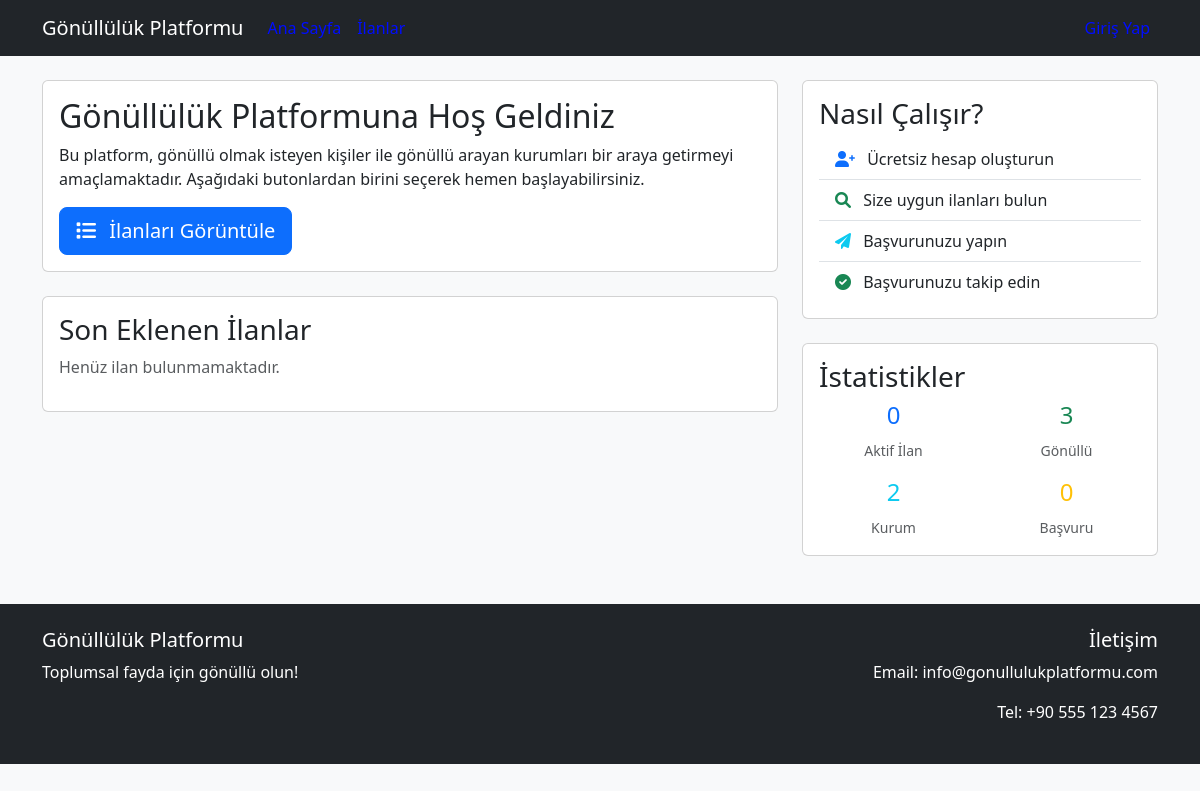
Before: / with the older database file.
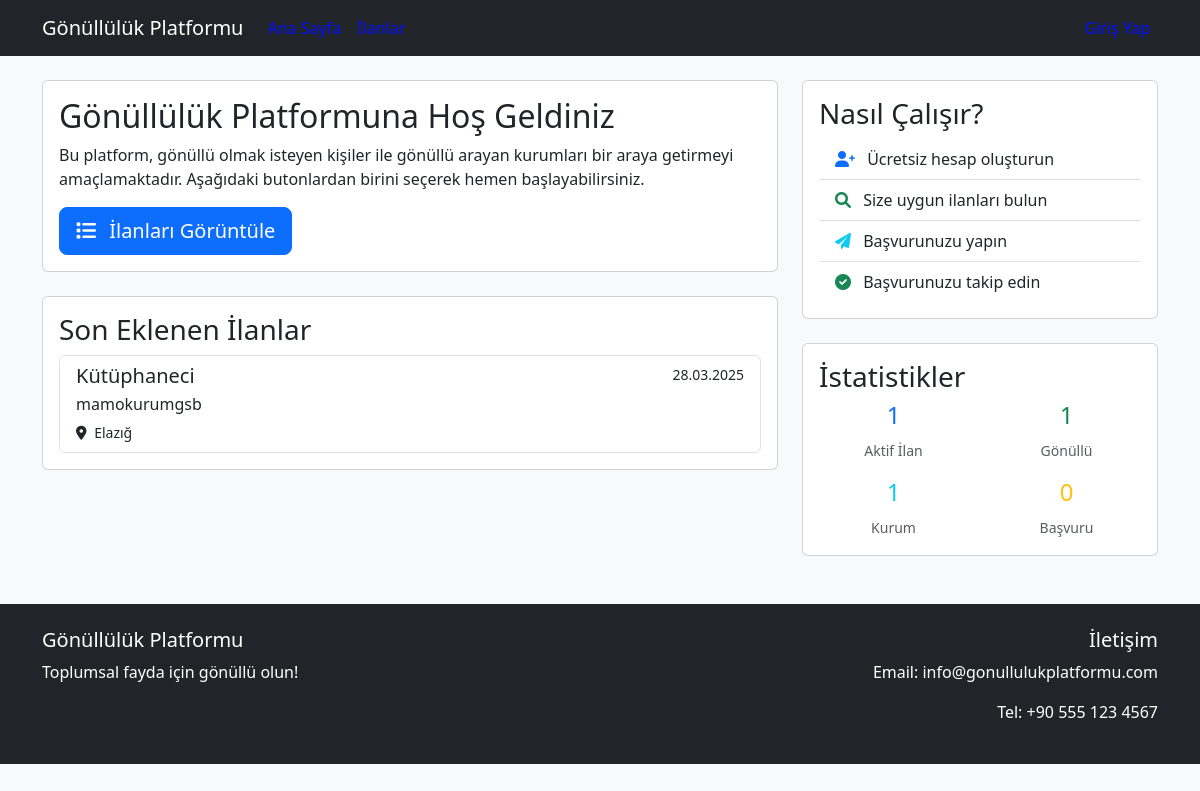
After: the same page with the newer database file.
### kurumlar/models.py (models this page shows, shortened)
class Ilan(models.Model):
    DURUM_SECENEKLERI = [
        ('aktif', 'Aktif'),
        ('pasif', 'Pasif'),
        ('kapali', 'Kapalı'),
    ]
    kurum = models.ForeignKey(Kurum, on_delete=models.CASCADE, related_name='ilanlar')
    baslik = models.CharField(max_length=200)
    aciklama = models.TextField()
    konum = models.CharField(max_length=200)
    son_basvuru = models.DateField()
    durum = models.CharField(max_length=10, choices=DURUM_SECENEKLERI, default='aktif')
    olusturma_tarihi = models.DateTimeField(auto_now_add=True)
    guncelleme_tarihi = models.DateTimeField(auto_now=True)

class Kurum(models.Model):
    ad = models.CharField(max_length=200)
    adres = models.TextField()
    telefon = models.CharField(max_length=20)
    email = models.EmailField()
    website = models.URLField(blank=True, null=True)
    aciklama = models.TextField(blank=True, null=True)

### kullanici/views.py (the view)
# urls.py: path('', views.anasayfa, name='anasayfa'),
def anasayfa(request):
    context = {
        'son_ilanlar': Ilan.objects.filter(durum='aktif').order_by('-olusturma_tarihi')[:5],
        'toplam_ilan': Ilan.objects.filter(durum='aktif').count(),
        'toplam_gonullu': Gonullu.objects.count(),
        'toplam_kurum': Kurum.objects.count(),
        'toplam_basvuru': Basvuru.objects.count(),
    }
    return render(request, 'kullanici/anasayfa.html', context)

### kullanici/templates/kullanici/anasayfa.html
{% extends 'base.html' %}
{% block content %}
<div class="container mt-4">
    <div class="row">
        <div class="col-md-8">
            <div class="card mb-4">
                <div class="card-body">
                    <h2 class="card-title">Gönüllülük Platformuna Hoş Geldiniz</h2>
                    <p class="card-text">
                        Bu platform, gönüllü olmak isteyen kişiler ile gönüllü arayan kurumları bir araya getirmeyi amaçlamaktadır.
                        Aşağıdaki butonlardan birini seçerek hemen başlayabilirsiniz.
                    </p>
                    <div class="d-grid gap-2 d-md-flex justify-content-md-start">
                        <a href="{% url 'kurumlar:ilanlar' %}" class="btn btn-primary btn-lg">
                            <i class="fas fa-list me-2"></i> İlanları Görüntüle
                        </a>
                    </div>
                </div>
            </div>
            <div class="card mb-4">
                <div class="card-body">
                    <h3 class="card-title">Son Eklenen İlanlar</h3>
                    {% if son_ilanlar %}
                        <div class="list-group">
                            {% for ilan in son_ilanlar %}
                            <a href="{% url 'kurumlar:ilan_detay' ilan.id %}" class="list-group-item list-group-item-action">
                                <div class="d-flex w-100 justify-content-between">
                                    <h5 class="mb-1">{{ ilan.baslik }}</h5>
                                    <small>{{ ilan.olusturma_tarihi|date:"d.m.Y" }}</small>
                                </div>
                                <p class="mb-1">{{ ilan.kurum.ad }}</p>
                                <small><i class="fas fa-map-marker-alt me-1"></i> {{ ilan.konum }}</small>
                            </a>
                            {% endfor %}
                        </div>
                    {% else %}
                        <p class="text-muted">Henüz ilan bulunmamaktadır.</p>
                    {% endif %}
                </div>
            </div>
        </div>
        <div class="col-md-4">
            <div class="card mb-4">
                <div class="card-body">
                    <h3 class="card-title">Nasıl Çalışır?</h3>
                    <div class="list-group list-group-flush">
                        <div class="list-group-item">
                            <i class="fas fa-user-plus text-primary me-2"></i>
                            Ücretsiz hesap oluşturun
                        </div>
                        <div class="list-group-item">
                            <i class="fas fa-search text-success me-2"></i>
                            Size uygun ilanları bulun
                        </div>
                        <div class="list-group-item">
                            <i class="fas fa-paper-plane text-info me-2"></i>
                            Başvurunuzu yapın
                        </div>
                        <div class="list-group-item">
                            <i class="fas fa-check-circle text-success me-2"></i>
                            Başvurunuzu takip edin
                        </div>
                    </div>
                </div>
            </div>
            <div class="card">
                <div class="card-body">
                    <h3 class="card-title">İstatistikler</h3>
                    <div class="row text-center">
                        <div class="col-6 mb-3">
                            <h4 class="text-primary">{{ toplam_ilan }}</h4>
                            <small class="text-muted">Aktif İlan</small>
                        </div>
                        <div class="col-6 mb-3">
                            <h4 class="text-success">{{ toplam_gonullu }}</h4>
                            <small class="text-muted">Gönüllü</small>
                        </div>
                        <div class="col-6">
                            <h4 class="text-info">{{ toplam_kurum }}</h4>
                            <small class="text-muted">Kurum</small>
                        </div>
                        <div class="col-6">
                            <h4 class="text-warning">{{ toplam_basvuru }}</h4>
                            <small class="text-muted">Başvuru</small>
                        </div>
                    </div>
                </div>
            </div>
        </div>
    </div>
</div>
{% endblock %}

### templates/base.html (shortened to what this page needs)
<!DOCTYPE html>
<html lang="tr">
<head>
    <link href="https://cdn.jsdelivr.net/npm/bootstrap@5.3.0/dist/css/bootstrap.min.css" rel="stylesheet">
    <link rel="stylesheet" href="https://cdnjs.cloudflare.com/ajax/libs/font-awesome/6.0.0/css/all.min.css">
</head>
<body>
    <nav class="navbar navbar-expand-lg navbar-dark bg-dark">
        <div class="container">
            <a class="navbar-brand" href="{% url 'anasayfa' %}">Gönüllülük Platformu</a>
            <div class="collapse navbar-collapse" id="navbarNav">
                <ul class="navbar-nav me-auto">
                    <li class="nav-item">
                        <a class="nav-link" href="{% url 'anasayfa' %}">Ana Sayfa</a>
                    </li>
                    <li class="nav-item">
                        <a class="nav-link" href="{% url 'kurumlar:ilanlar' %}">İlanlar</a>
                    </li>
                </ul>
                <ul class="navbar-nav">
                    {% if user.is_authenticated %}
                        {% if user.kullanici.rol == 'kurum' %}
                            <li class="nav-item">
                                <a class="nav-link" href="{% url 'kurumlar:kurum_panel' %}">Panel</a>
                            </li>
                        {% else %}
                            <li class="nav-item">
                                <a class="nav-link" href="{% url 'gonulluler:gonullu_panel' %}">Panel</a>
                            </li>
                        {% endif %}
                        <li class="nav-item">
                            <a class="nav-link" href="{% url 'cikis' %}">Çıkış Yap</a>
                        </li>
                    {% else %}
                        <li class="nav-item">
                            <a class="nav-link" href="{% url 'giris' %}">Giriş Yap</a>
                        </li>
                    {% endif %}
                </ul>
            </div>
        </div>
    </nav>
    {% block content %}{% endblock %}
    <footer class="bg-dark text-white py-4 mt-5">
        <div class="container">
            <div class="row">
                <div class="col-md-6">
                    <h5>Gönüllülük Platformu</h5>
                    <p>Toplumsal fayda için gönüllü olun!</p>
                </div>
                <div class="col-md-6 text-md-end">
                    <h5>İletişim</h5>
                    <p>Email: info@gonullulukplatformu.com</p>
                    <p>Tel: +90 555 123 4567</p>
                </div>
            </div>
        </div>
    </footer>
</body>
</html>

### templates/base.html (style rules this page uses)
body { background-color: #f8f9fa; }
.nav-link { color: #000DFF; font-weight: 500; }

Changed rows visible on the page:
added Ilan: baslik "Kütüphaneci", olusturma_tarihi "28.03.2025", kurum.ad "mamokurumgsb", konum "Elazığ"
Other visible differences:
{{ toplam_ilan }}: "0" → "1"
{{ toplam_gonullu }}: "3" → "1"
{{ toplam_kurum }}: "2" → "1"
text no longer shown: "Henüz ilan bulunmamaktadır."
